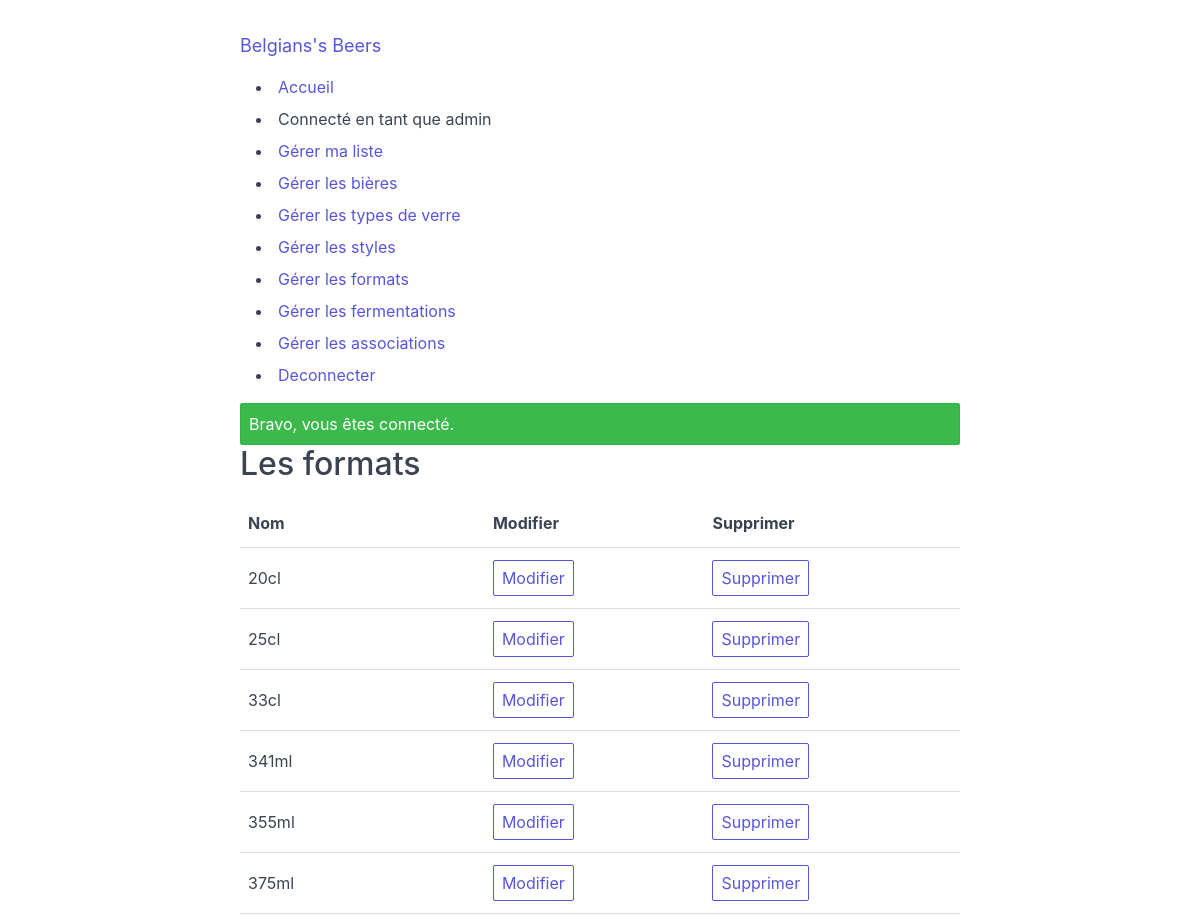
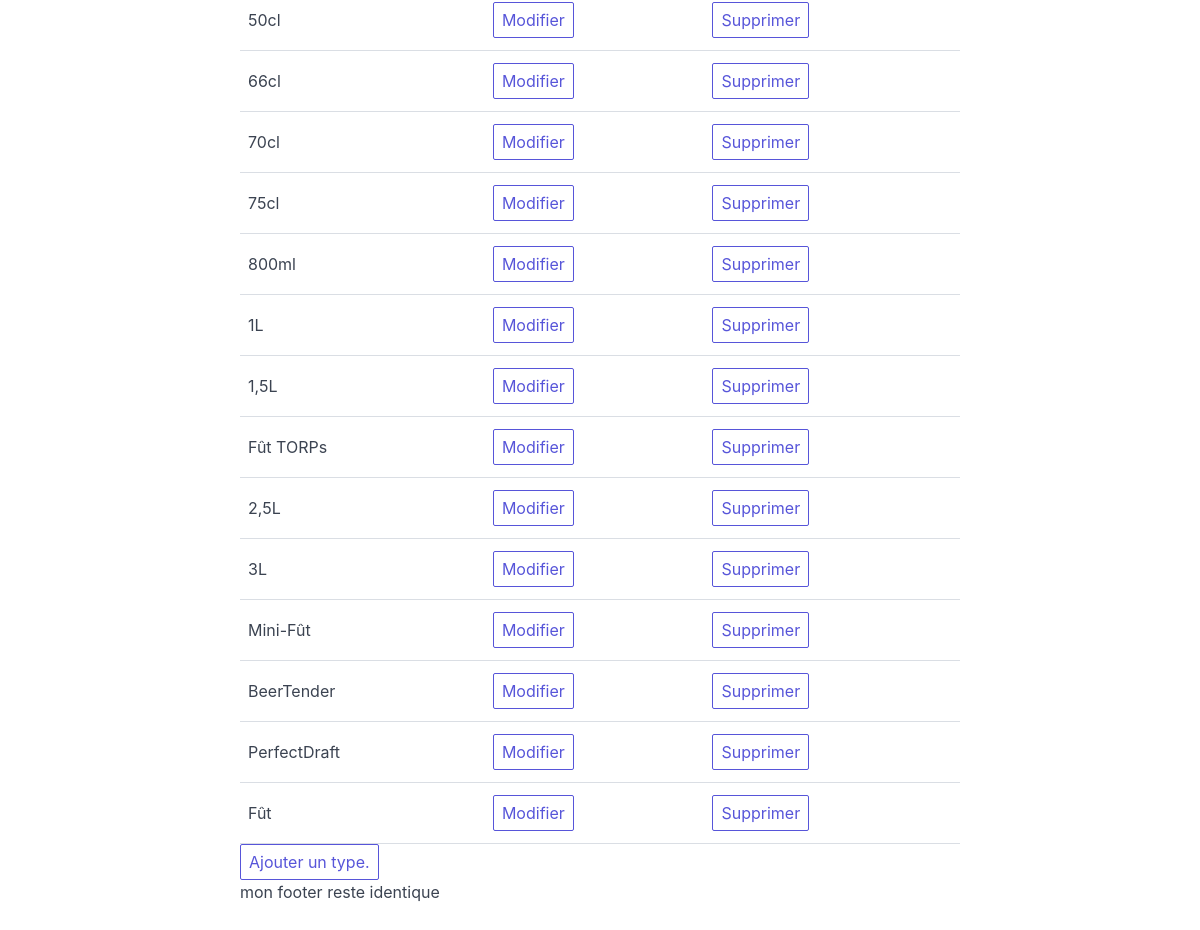
/admin/formats/index.php (signed in), run on the app's committed database (2 pictures, top to bottom).
### tables this page shows
CREATE TABLE IF NOT EXISTS `formats` (
  `id` int(11) NOT NULL AUTO_INCREMENT,
  `name` varchar(50) NOT NULL,
  PRIMARY KEY (`id`)
);

### app/controllers/admin/formats/index.php (called while the page is built, shortened)
<?php
$view['formats'] = Format::all();
include_once 'views/layouts/default.php';

### public/admin/formats/index.php (called while the page is built, shortened)
<?php
require_once 'controllers/admin/formats/index.php';

### app/models/database.php (called while the page is built, shortened)
<?php
class Database
{
  private static function connectionInit()
  {
    $connection = new PDO("mysql:host=" . self::DB_SERVER . ";dbname=" . self::DB_DATABASE . ";charset=utf8", self::DB_USERNAME, self::DB_PASSWORD);
    return $connection;
  }
  public static function all($table, $order = "id", $limit = 1000)
  {
    $query = self::connectionInit()->prepare("SELECT * FROM `" . $table . "` ORDER BY `" . $order . "` ASC LIMIT " . $limit . "");
    $query->execute();
    return $query->fetchAll(PDO::FETCH_OBJ);
  }
}

### app/models/format.php (called while the page is built, shortened)
<?php
class Format
{
  private static function populate($data)
  {
    $item = new self();
    foreach (get_object_vars($item) as $ik => $iv) {
      $item->$ik = isset($data->$ik) ? $data->$ik : $iv;
    }
    return $item;
  }
  public static function all($items = [])
  {
    $datas = Database::all(self::TABLE_NAME);
    foreach ($datas as $data) {
      array_push($items, self::populate($data));
    }
    return $items;
  }
}

### app/views/admin/formats/index.php (the view, shortened to what this page needs)
<h2>Les formats</h2>
<table class="table">
  <tr>
    <td><strong>Nom</strong></td>
    <td><strong>Modifier</strong></td>
    <td><strong>Supprimer</strong></td>
</tr>
  <tbody>
    <?php foreach ($view['formats'] as $format) : ?>
      <tr>
        <td><?= $format->name ?></td>
        <td><a class="btn" href="/admin/formats/show.php?id=<?= $format->id ?>">Modifier</a></td>
        <td><a class="btn" href="/admin/formats/destroy.php?id=<?= $format->id ?>">Supprimer</a></td>
      </tr>
    <?php endforeach ?>
  </tbody>
</table>
<a class="btn" href="/admin/formats/new.php">Ajouter un type.</a>

### data on the page
formats: name "20cl"
formats: name "25cl"
formats: name "33cl"
formats: name "341ml"
formats: name "355ml"
formats: name "375ml"
formats: name "50cl"
formats: name "66cl"
formats: name "70cl"
formats: name "75cl"
formats: name "800ml"
formats: name "1,5L"
formats: name "Fût TORPs"
formats: name "2,5L"
formats: name "Mini-Fût"
formats: name "BeerTender"
formats: name "PerfectDraft"
formats: name "Fût"

### other printed values
currentUser()->username "admin"
$alert['message'] "Bravo, vous êtes connecté."
$format->name "1L"
$format->name "3L"
